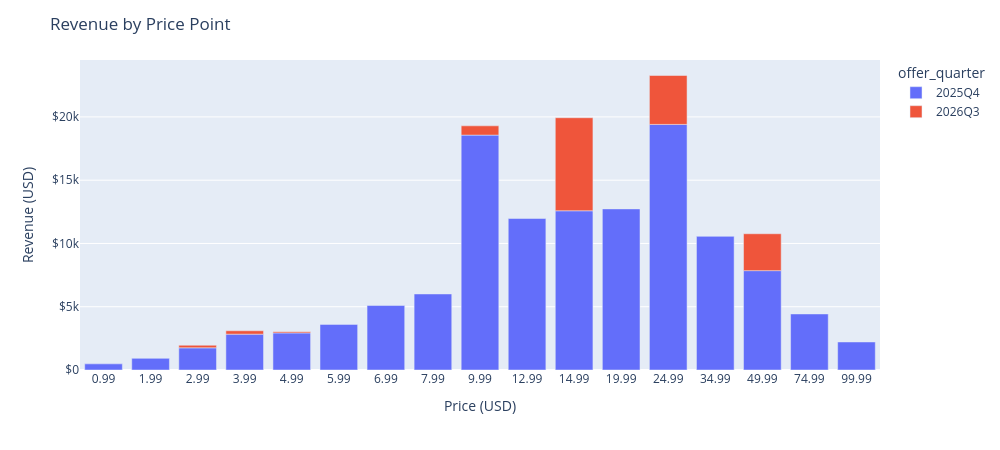
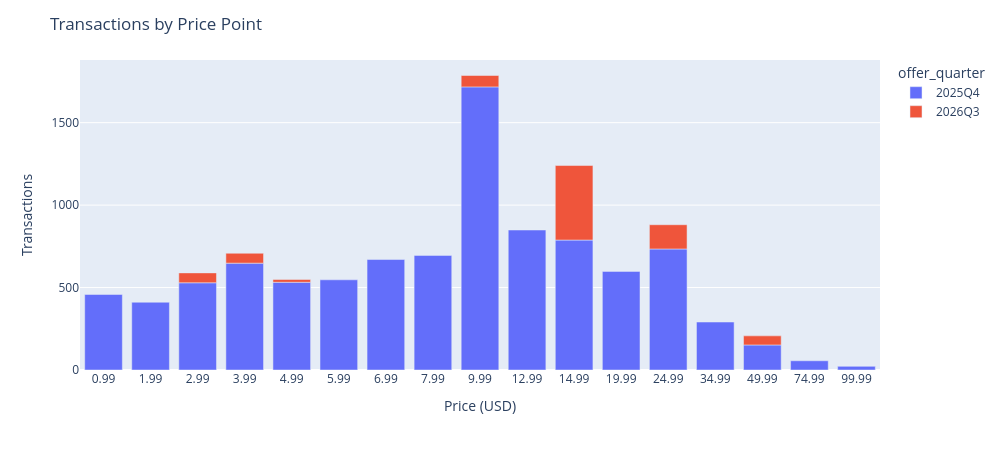

These figures' notebook cell, in order:
### Markdown cell above
## Revenue by Price Point

A quick look at volumes both in revenue and transactions, gives glimpse of what pricepoints the new offers were located at and where they caused more impact

### Code cell
by_price = product_summary.groupby(['price_point_usd','offer_quarter'], as_index=False).agg(
    usd_revenue=('usd_revenue', 'sum'),
    n_trans=('n_trans', 'sum'),
    n_offers=('product_id', 'nunique'),
).sort_values('price_point_usd')
by_price = by_price.assign(price_label=by_price['price_point_usd'].astype(str))

fig = px.bar(
    by_price, 
    x='price_label', 
    y='usd_revenue',
    color='offer_quarter',
    custom_data=['n_trans', 'n_offers'],
)
fig.update_traces(
    #marker_color='steelblue',
    hovertemplate='Price: $%{x}<br>Revenue: $%{y:,.0f}<br>Transactions: %{customdata[0]:,.0f}<br>Offers: %{customdata[1]}<extra></extra>'
)
fig.update_layout(
    title='Revenue by Price Point',
    xaxis=dict(title='Price (USD)', type='category'),
    yaxis=dict(title='Revenue (USD)', tickprefix='$'),
    height=450, width=1000,
)
fig.show()

fig = px.bar(
    by_price, 
    x='price_label', 
    y='n_trans',
    color='offer_quarter',
    custom_data=['n_trans', 'n_offers'],
)
fig.update_traces(
    #marker_color='steelblue',
    hovertemplate='Price: $%{x}<br>Transactions: %{y:,.0f}<br>Transactions: %{customdata[0]:,.0f}<br>Offers: %{customdata[1]}<extra></extra>'
)
fig.update_layout(
    title='Transactions by Price Point',
    xaxis=dict(title='Price (USD)', type='category'),
    yaxis=dict(title='Transactions', tickprefix=''),
    height=450, width=1000,
)
fig.show()

### Figure 1 — Plotly figure (JSON) as saved in the notebook; plotly's stock layout.template omitted (floating-point values rounded to 4 significant figures)
{"data": [{"customdata": [[458, 2], [411, 2], [529, 4], [648, 2], [532, 4], [547, 2], [670, 2], [695, 2], [1717, 4], [849, 2], [788, 2], [598, 2], [734, 2], [291, 2], [152, 2], [56, 2], [22, 2]], "hovertemplate": "Price: $%{x}<br>Revenue: $%{y:,.0f}<br>Transactions: %{customdata[0]:,.0f}<br>Offers: %{customdata[1]}<extra></extra>", "legendgroup": "2025Q4", "marker": {"color": "#636efa", "pattern": {"shape": ""}}, "name": "2025Q4", "orientation": "v", "showlegend": true, "textposition": "auto", "type": "bar", "x": ["0.99", "1.99", "2.99", "3.99", "4.99", "5.99", "6.99", "7.99", "9.99", "12.99", "14.99", "19.99", "24.99", "34.99", "49.99", "74.99", "99.99"], "xaxis": "x", "y": [485.4, 920.8, 1753.0, 2832.0, 2932.0, 3605.0, 5095.0, 6010.0, 18560.0, 11970.0, 12580.0, 12730.0, 19410.0, 10560.0, 7853.0, 4431.0, 2215.0], "yaxis": "y"}, {"customdata": [[60, 2], [60, 2], [17, 1], [69, 2], [452, 2], [147, 1], [55, 1]], "hovertemplate": "Price: $%{x}<br>Revenue: $%{y:,.0f}<br>Transactions: %{customdata[0]:,.0f}<br>Offers: %{customdata[1]}<extra></extra>", "legendgroup": "2026Q3", "marker": {"color": "#EF553B", "pattern": {"shape": ""}}, "name": "2026Q3", "orientation": "v", "showlegend": true, "textposition": "auto", "type": "bar", "x": ["2.99", "3.99", "4.99", "9.99", "14.99", "24.99", "49.99"], "xaxis": "x", "y": [202.3, 267.6, 90.59, 733.5, 7354.0, 3865.0, 2915.0], "yaxis": "y"}], "layout": {"barmode": "relative", "height": 450, "legend": {"title": {"text": "offer_quarter"}, "tracegroupgap": 0}, "margin": {"t": 60}, "title": {"text": "Revenue by Price Point"}, "width": 1000, "xaxis": {"anchor": "y", "domain": [0, 1], "title": {"text": "Price (USD)"}, "type": "category"}, "yaxis": {"anchor": "x", "domain": [0, 1], "tickprefix": "$", "title": {"text": "Revenue (USD)"}}}}

### Figure 2 — Plotly figure (JSON) as saved in the notebook; plotly's stock layout.template omitted (floating-point values rounded to 4 significant figures)
{"data": [{"customdata": [[458, 2], [411, 2], [529, 4], [648, 2], [532, 4], [547, 2], [670, 2], [695, 2], [1717, 4], [849, 2], [788, 2], [598, 2], [734, 2], [291, 2], [152, 2], [56, 2], [22, 2]], "hovertemplate": "Price: $%{x}<br>Transactions: %{y:,.0f}<br>Transactions: %{customdata[0]:,.0f}<br>Offers: %{customdata[1]}<extra></extra>", "legendgroup": "2025Q4", "marker": {"color": "#636efa", "pattern": {"shape": ""}}, "name": "2025Q4", "orientation": "v", "showlegend": true, "textposition": "auto", "type": "bar", "x": ["0.99", "1.99", "2.99", "3.99", "4.99", "5.99", "6.99", "7.99", "9.99", "12.99", "14.99", "19.99", "24.99", "34.99", "49.99", "74.99", "99.99"], "xaxis": "x", "y": [458, 411, 529, 648, 532, 547, 670, 695, 1717, 849, 788, 598, 734, 291, 152, 56, 22], "yaxis": "y"}, {"customdata": [[60, 2], [60, 2], [17, 1], [69, 2], [452, 2], [147, 1], [55, 1]], "hovertemplate": "Price: $%{x}<br>Transactions: %{y:,.0f}<br>Transactions: %{customdata[0]:,.0f}<br>Offers: %{customdata[1]}<extra></extra>", "legendgroup": "2026Q3", "marker": {"color": "#EF553B", "pattern": {"shape": ""}}, "name": "2026Q3", "orientation": "v", "showlegend": true, "textposition": "auto", "type": "bar", "x": ["2.99", "3.99", "4.99", "9.99", "14.99", "24.99", "49.99"], "xaxis": "x", "y": [60, 60, 17, 69, 452, 147, 55], "yaxis": "y"}], "layout": {"barmode": "relative", "height": 450, "legend": {"title": {"text": "offer_quarter"}, "tracegroupgap": 0}, "margin": {"t": 60}, "title": {"text": "Transactions by Price Point"}, "width": 1000, "xaxis": {"anchor": "y", "domain": [0, 1], "title": {"text": "Price (USD)"}, "type": "category"}, "yaxis": {"anchor": "x", "domain": [0, 1], "tickprefix": "", "title": {"text": "Transactions"}}}}
